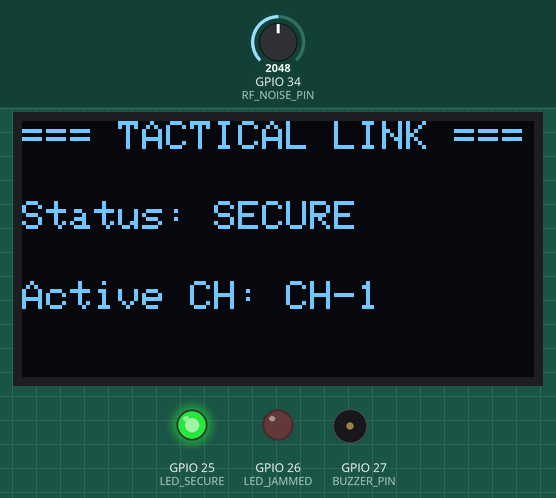
The sketch below on a simulated ESP32. Parts: 128×64 one-colour display, output pins drawn as LEDs (lit = HIGH), buzzer (waves = sounding). The inputs (shaded band) are chosen by the test bench; at power-on: GPIO 34 (RF_NOISE_PIN) = 2048. What the sketch prints to the serial monitor is not drawn.

Above: at 1.2 s.
1.3 s: GPIO 34 (RF_NOISE_PIN) set to 2445
2.8 s: GPIO 34 (RF_NOISE_PIN) set to 2526
At 3.9 s:
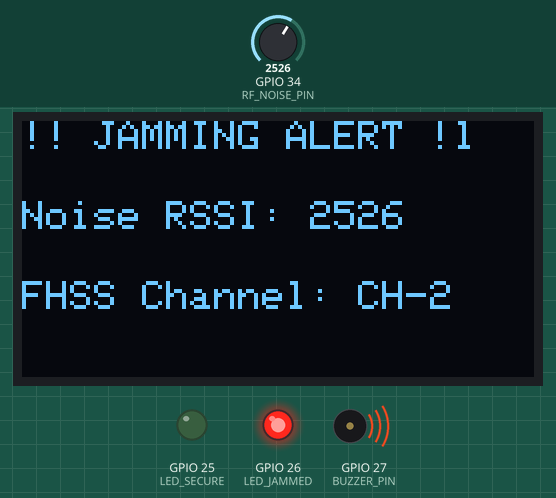
5.8 s: GPIO 34 (RF_NOISE_PIN) set to 2460
At 6.9 s:
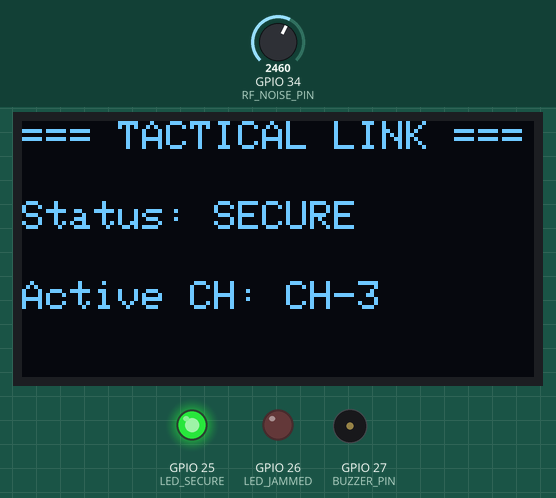
Timing chart, 0 to 8.8 s (numbered marks = the images above; inputs shaded):
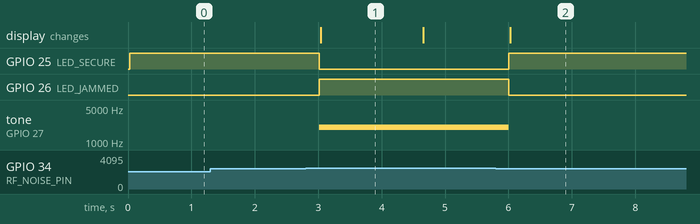

Measured:
- the behaviour switches between 2500 and 2501 on GPIO 34 (RF_NOISE_PIN) (found by bisection; images 0 and 1)
- after the input at 1.3 s, every drawn part: stays the same
- after the input at 2.8 s, GPIO 25 (LED_SECURE): HIGH → LOW after 0.21 s; GPIO 26 (LED_JAMMED): LOW → HIGH after 0.21 s; tone on GPIO 27 (BUZZER_PIN): silent → 2000 Hz after 0.21 s; the display: changes after 0.24 s (image 1)
- after the input at 5.8 s, GPIO 25 (LED_SECURE): LOW → HIGH after 0.20 s; GPIO 26 (LED_JAMMED): HIGH → LOW after 0.20 s; tone on GPIO 27 (BUZZER_PIN): 2000 Hz → silent after 0.20 s; the display: changes after 0.23 s (image 2)

The sketch:

sketch.ino
```cpp
#include <Wire.h>
#include <Adafruit_GFX.h>
#include <Adafruit_SSD1306.h>

#define SCREEN_WIDTH 128
#define SCREEN_HEIGHT 64
#define OLED_RESET -1
Adafruit_SSD1306 display(SCREEN_WIDTH, SCREEN_HEIGHT, &Wire, OLED_RESET);

// Tactical system pin definitions
#define RF_NOISE_PIN   34   // Noise / Jamming signal simulation (Potentiometer)
#define LED_SECURE     25   // Green LED (Secure Channel)
#define LED_JAMMED     26   // Red LED (Jamming Attack Detected)
#define BUZZER_PIN     27   // Alarm & Alert buzzer

// Frequency Hopping Spread Spectrum (FHSS) variables
int currentChannel = 1;
unsigned long lastHopTime = 0;
const unsigned long hopInterval = 1500; // Hop channel every 1.5s during attack

void setup() {
  Serial.begin(115200);

  pinMode(LED_SECURE, OUTPUT);
  pinMode(LED_JAMMED, OUTPUT);
  pinMode(BUZZER_PIN, OUTPUT);

  if(!display.begin(SSD1306_SWITCHCAPVCC, 0x3C)) {
    Serial.println(F("OLED init failed"));
    for(;;);
  }

  display.clearDisplay();
  display.setTextColor(SSD1306_WHITE);

  Serial.println(F("[TACTICAL_EW] Anti-Jamming & FHSS Node Initialized. Scanning spectrum..."));
}

void loop() {
  // Read noise or jamming level from the potentiometer
  int noiseLevel = analogRead(RF_NOISE_PIN);

  // Jamming detection threshold
  bool isJammed = (noiseLevel > 2500);

  unsigned long currentMillis = millis();

  if (isJammed) {
    if (currentMillis - lastHopTime >= hopInterval) {
      lastHopTime = currentMillis;
      currentChannel = (currentChannel % 5) + 1; // Hop across 5 different channels
    }

    digitalWrite(LED_JAMMED, HIGH);
    digitalWrite(LED_SECURE, LOW);

    // Audio alert using tone (2000Hz frequency)
    tone(BUZZER_PIN, 2000);

    // Print attack telemetry packet in JSON format
    Serial.print("{\"event\":\"JAMMING_DETECTED\",\"noise_rssi\":");
    Serial.print(noiseLevel);
    Serial.print(",\"fhss_active\":true,\"hopped_to_channel\":");
    Serial.print(currentChannel);
    Serial.println(",\"status\":\"EVASION_MODE\"}");

    // Update display with emergency and hopping status
    display.clearDisplay();
    display.setTextSize(1);
    display.setCursor(0, 0);
    display.println(F("!! JAMMING ALERT !l"));
    display.setCursor(0, 20);
    display.print(F("Noise RSSI: ")); display.println(noiseLevel);
    display.setCursor(0, 40);
    display.print(F("FHSS Channel: CH-")); display.println(currentChannel);
    display.display();

  } else {
    digitalWrite(LED_JAMMED, LOW);
    digitalWrite(LED_SECURE, HIGH);

    // Stop audio alert in secure state
    noTone(BUZZER_PIN);

    // Print secure state telemetry packet
    Serial.print("{\"event\":\"SPECTRUM_CLEAR\",\"noise_rssi\":");
    Serial.print(noiseLevel);
    Serial.print(",\"fhss_active\":false,\"channel\":");
    Serial.print(currentChannel);
    Serial.println(",\"status\":\"SECURE_LINK\"}");

    // Update display with secure status
    display.clearDisplay();
    display.setTextSize(1);
    display.setCursor(0, 0);
    display.println(F("=== TACTICAL LINK ==="));
    display.setCursor(0, 20);
    display.print(F("Status: SECURE"));
    display.setCursor(0, 40);
    display.print(F("Active CH: CH-")); display.println(currentChannel);
    display.display();
  }

  delay(200);
}
```
